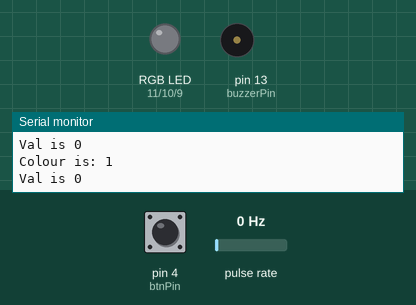
This sketch was run on a simulated Arduino Uno, built with avr-gcc and run on an emulated ATmega328P. Parts: an RGB LED mixed from three pins (HIGH = lit), buzzer (waves = sounding), the last lines printed to the serial monitor. Wiring (inferred from the names in the program): pulse sensor: data pin 2. Inputs (shaded band) come from the test bench; at power-on: pin 4 (btnPin) HIGH, pulse rate 0 Hz.

Above: at 1.2 s.
1.3 s: pin 4 (btnPin) pulled LOW for 0.15 s
At 1.6 s:
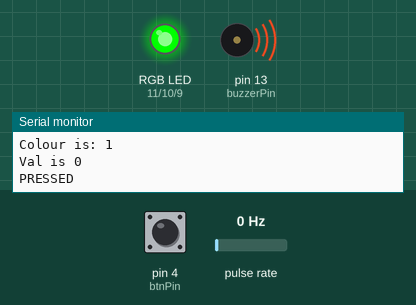
7.4 s: pin 4 (btnPin) pulled LOW for 1 s
At 8.8 s:
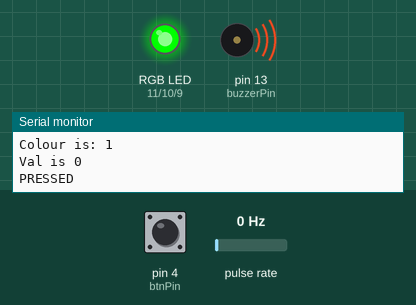
11.4 s: pin 4 (btnPin) pulled LOW for 3.2 s
At 19.0 s:
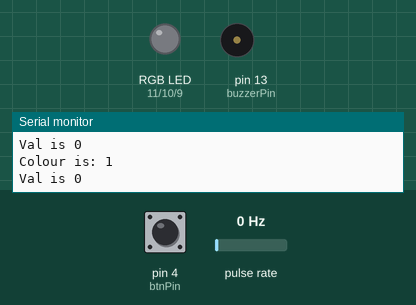
Timing chart, 0 to 20.5 s (numbered marks = the images above; inputs shaded):
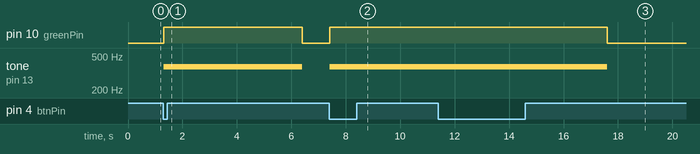

Measured:
- after the input at 1.3 s, pin 10 (greenPin): LOW → HIGH at once, → LOW 5.1 s later; tone on pin 13 (buzzerPin): silent → 375 Hz at once, → silent 5.1 s later
- after the input at 7.4 s, pin 10 (greenPin): LOW → HIGH at once; tone on pin 13 (buzzerPin): silent → 375 Hz at once
- after the input at 11.4 s, pin 10 (greenPin): HIGH → LOW after 6.2 s instead of 1.1 s; tone on pin 13 (buzzerPin): 375 Hz → silent after 6.2 s instead of 1.1 s

The sketch:

project-attempt02.ino
```cpp
// Encoder
const int encoderPinCLK = 2;
const int encoderPinDT = 3;
const int btnPin = 4;

// RGB
int bluePin = 9;
int greenPin = 10;
int redPin = 11;

// Buzzer
int buzzerPin = 13;

volatile int encoderVal = 0;
int lastEncoderAState = LOW;
int lastEncoderBState = LOW;
unsigned long lastDebounceTime = 0;
unsigned long debounceDelay = 50;

int btnState;
int colourState;
bool minmax;

void setup() {
  Serial.begin(9600);
  pinMode(encoderPinCLK, INPUT);
  pinMode(encoderPinDT, INPUT);

  digitalWrite(encoderPinCLK,HIGH);
  digitalWrite(encoderPinDT,HIGH);

  attachInterrupt(digitalPinToInterrupt(encoderPinCLK), updateEncoder, CHANGE);

  pinMode(btnPin, INPUT_PULLUP);

  pinMode(redPin, OUTPUT);
  pinMode(greenPin, OUTPUT);
  pinMode(bluePin, OUTPUT);

  pinMode(buzzerPin, OUTPUT);
}

void loop() {
  moduleReset();
  minmax = false;
  // encoderVal = myEncoder.read();

  maintainVal(encoderVal, minmax);
  colourState = colourStateChange(encoderVal);
  btnState = digitalRead(btnPin);
  Serial.println("Colour is: " + String(colourState));
  Serial.println("Val is " + String(encoderVal));

  if(btnState == LOW){
    Serial.println("PRESSED");
    colourOutput(colourState);
    tone(buzzerPin, 375);
    delay(5000);
  }
  delay(100);
}

void maintainVal(int val, bool minmax){
  if (val >= 600 && !minmax){
    encoderVal = 600;
    Serial.println("Please rotate back! Maximum value reached!");
  } else if (val < 0 && !minmax){
    encoderVal = 0;
    Serial.println("Please rotate back! Minimum value reached!");
  }
  minmax = true;
}

void setColor(int green, int red, int blue) {
  analogWrite(redPin, red);
  analogWrite(greenPin, green);
  analogWrite(bluePin, blue);
}

int colourStateChange(int encoderVal){
  int num = 0;

  if (encoderVal >= 0 && encoderVal <= 100){
    num = 1;
  } else if (encoderVal > 100 && encoderVal <= 200){
    num = 2;
  } else if (encoderVal > 200 && encoderVal <= 300){
    num = 3;
  } else if (encoderVal > 300 && encoderVal <= 400){
    num = 4;
  } else if (encoderVal > 400 && encoderVal <= 500){
    num = 5;
  } else if (encoderVal > 500 && encoderVal <= 600){
    num = 6;
  } else {
    num = 0;
  }
  return num;
}

int colourOutput (int colourState){
  switch (colourState){
    case 1:
      setColor(255, 0, 0);
      tone(buzzerPin, 500);
      break;
    case 2:
      setColor(0, 255, 0);
      tone(buzzerPin, 475);
      break;
    case 3:
      setColor(0, 0, 255);
       tone(buzzerPin, 450);
      break;
    case 4:
      setColor(255, 255, 0);
      tone(buzzerPin, 425);
      break;
    case 5:
      setColor(0, 255, 255);
      tone(buzzerPin, 400);
      break;
    case 6:
      setColor(255, 0, 255);
      tone(buzzerPin, 375);
      break;
  }
}

void moduleReset(){
  setColor(0,0,0);
  noTone(buzzerPin);
}

void updateEncoder(){
  int encoderAState = digitalRead(encoderPinCLK);
  int encoderBState = digitalRead(encoderPinDT);
  unsigned long currentTime = millis();

  if (currentTime - lastDebounceTime > debounceDelay) {
  if (encoderAState != lastEncoderAState || encoderBState != lastEncoderBState) {
    if (encoderAState == HIGH && encoderBState == LOW) {
      // Clockwise rotation
      encoderVal++;
    } else if (encoderAState == LOW && encoderBState == HIGH) {
      // Counterclockwise rotation
      encoderVal--;
    }
  }
  }

  lastEncoderAState = encoderAState;
  lastEncoderBState = encoderBState;
}
```
